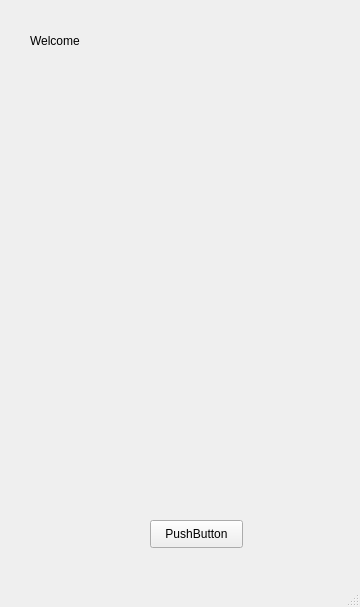
<?xml version="1.0" encoding="UTF-8"?>
<ui version="4.0">
 <class>Main</class>
 <widget class="QMainWindow" name="Main">
  <property name="geometry">
   <rect>
    <x>0</x>
    <y>0</y>
    <width>360</width>
    <height>607</height>
   </rect>
  </property>
  <property name="maximumSize">
   <size>
    <width>16777215</width>
    <height>16777215</height>
   </size>
  </property>
  <property name="windowTitle">
   <string>MainWindow</string>
  </property>
  <widget class="QWidget" name="centralwidget">
   <widget class="QLabel" name="label">
    <property name="geometry">
     <rect>
      <x>30</x>
      <y>-20</y>
      <width>311</width>
      <height>121</height>
     </rect>
    </property>
    <property name="styleSheet">
     <string notr="true">font: normal 900 75px &quot;Times New Roman&quot;;</string>
    </property>
    <property name="text">
     <string>Welcome</string>
    </property>
   </widget>
   <widget class="QPushButton" name="pushButton">
    <property name="geometry">
     <rect>
      <x>150</x>
      <y>520</y>
      <width>93</width>
      <height>28</height>
     </rect>
    </property>
    <property name="text">
     <string>PushButton</string>
    </property>
   </widget>
  </widget>
  <widget class="QMenuBar" name="menubar">
   <property name="geometry">
    <rect>
     <x>0</x>
     <y>0</y>
     <width>360</width>
     <height>26</height>
    </rect>
   </property>
  </widget>
  <widget class="QStatusBar" name="statusbar"/>
 </widget>
 <resources/>
 <connections/>
</ui>
